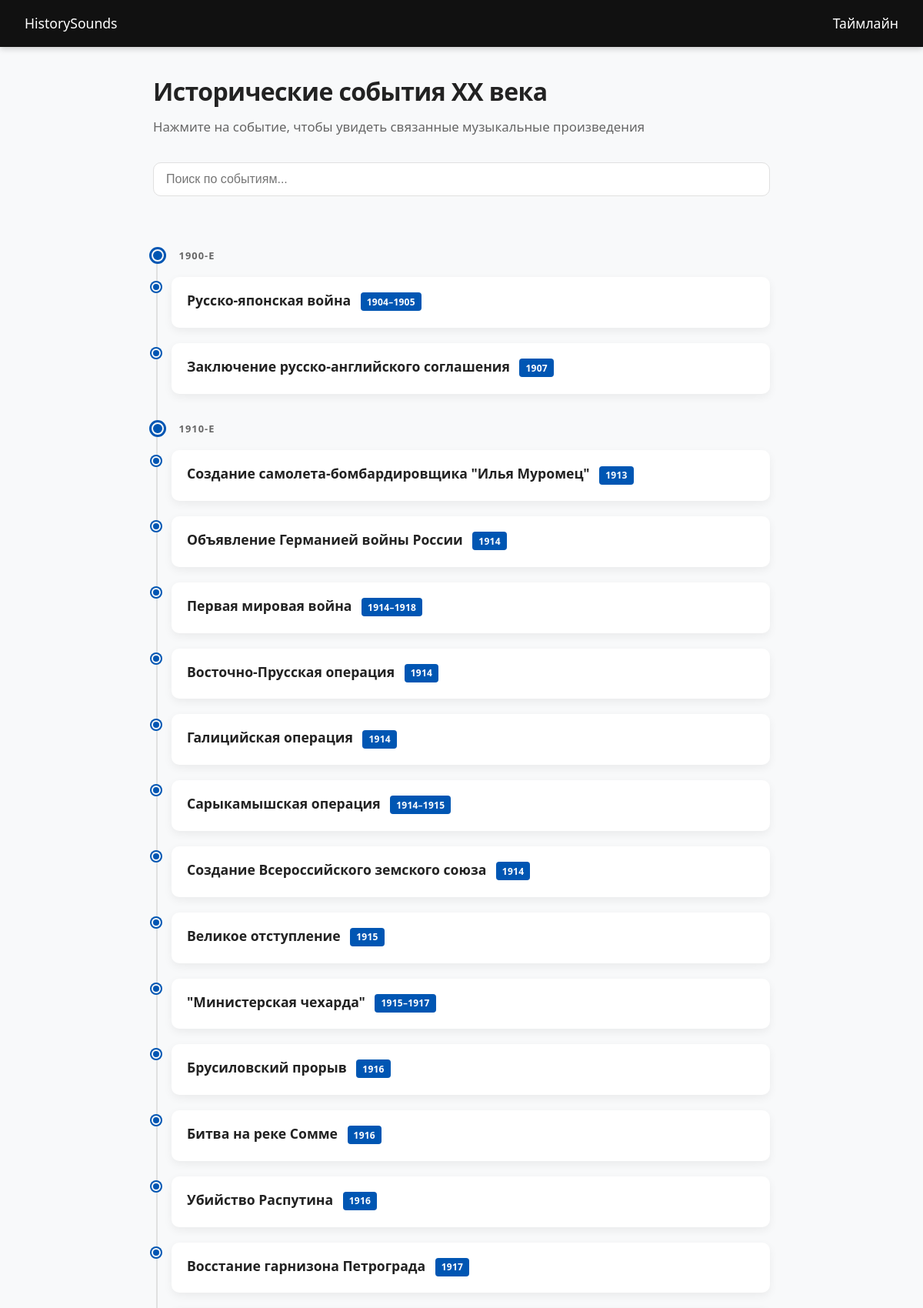
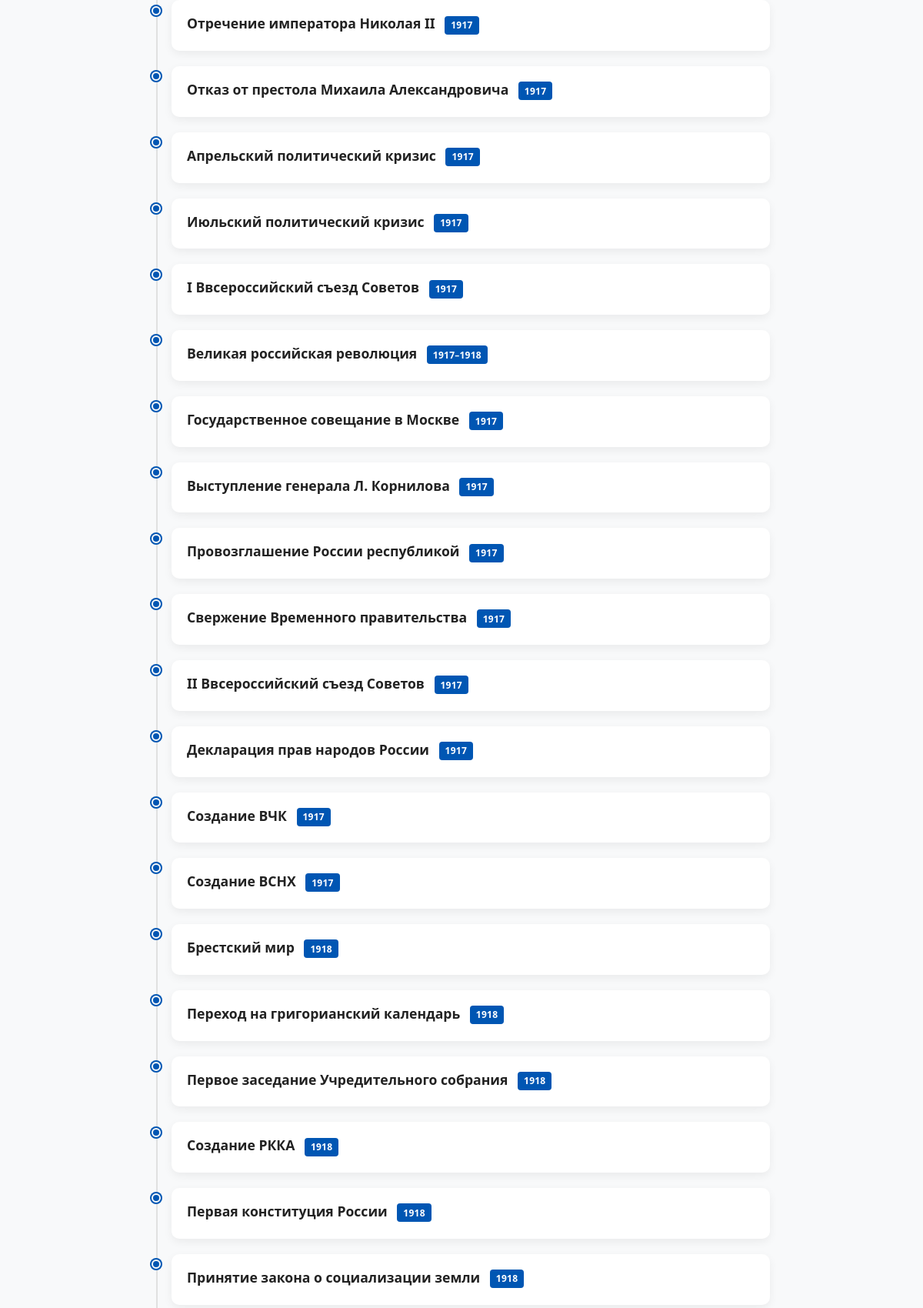
The page / (upper part) on the database its author committed (2 pictures, top to bottom).
### models/events.py (models this page shows)
class Event(Base):
    __tablename__ = "events"
    id = Column(Integer, primary_key=True, index=True, autoincrement=True)
    title = Column(String, nullable=True)
    description = Column(String, nullable=False)
    excel_id = Column(String, index=True)
    songs = relationship("Song", secondary=song_event, back_populates="events")
    year_start = Column(Integer, nullable=True)
    year_end = Column(Integer, nullable=True)

### app.py (the view)
@app.get("/", response_class=HTMLResponse)
async def timeline(request: Request, db: Session = Depends(get_db)):
    events = db.query(Event).order_by(Event.year_start.asc()).all()
    return templates.TemplateResponse(request, "timeline.html", {"events": events})

### templates/timeline.html (shortened to what this page needs)
{% extends "base.html" %}
{% block content %}
<h1>Исторические события XX века</h1>
<p class="subtitle">Нажмите на событие, чтобы увидеть связанные музыкальные произведения</p>
<input type="text" id="search" class="search-box" placeholder="Поиск по событиям...">
<ul class="timeline" id="timeline">
{% set decade_tracker = namespace(current=none) %}
{% for e in events %}
  {% set decade = (e.year_start // 10) * 10 if e.year_start else none %}
  {% if decade and decade != decade_tracker.current %}
    {% set decade_tracker.current = decade %}
    <li class="timeline-decade">
      <div class="timeline-dot"></div>
      <div class="decade-label">{{ decade }}-е</div>
    </li>
  {% endif %}
  <li class="timeline-item" data-text="{{ (e.title | lower) + ' ' + (e.songs | map(attribute='name') | join(' ') | lower) }}">
    <div class="timeline-dot"></div>
    <div class="timeline-content">
      <a href="/event/{{ e.id }}" class="timeline-link">
        <h3>
          {{ e.title or (e.description | truncate(55, False, '…')) }}
          {% if e.year_start %}
            <span class="year-badge">
              {{ e.year_start }}{% if e.year_end and e.year_end != e.year_start %}–{{ e.year_end }}{% endif %}
            </span>
          {% endif %}
        </h3>
      </a>
    </div>
  </li>
{% endfor %}
</ul>
{% endblock %}

### static/style.css (style rules this page uses)
:root { --primary: #0056b3; --primary-hover: #003d82; --bg: #f8f9fa; --card-bg: #ffffff; --text: #222; --text-muted: #666; --border: #e0e0e0; --shadow: 0 4px 12px rgba(0,0,0,0.06); --shadow-hover: 0 8px 24px rgba(0,0,0,0.12); --radius: 10px; --transition: 0.2s ease; }
* { box-sizing: border-box; margin: 0; padding: 0; }
html, body { font-family: system-ui, -apple-system, "Segoe UI", Roboto, sans-serif; line-height: 1.6; color: var(--text); background: var(--bg); min-height: 100vh; display: flex; flex-direction: column; }
h1 { margin-bottom: 0.5rem; font-size: 2rem; letter-spacing: -0.02em; }
.subtitle { color: var(--text-muted); margin-bottom: 2rem; font-size: 1.05rem; }
.search-box { width: 100%; padding: 0.75rem 1rem; border: 1px solid var(--border); border-radius: var(--radius); font-size: 1rem; margin-bottom: 2rem; transition: border-color var(--transition), box-shadow var(--transition); }
.timeline { list-style: none; position: relative; padding-left: 1.5rem; }
.timeline::before { content: ""; position: absolute; left: 0.25rem; top: 0.5rem; bottom: 0.5rem; width: 2px; background: var(--border); }
.timeline-item { position: relative; margin-bottom: 1.25rem; transition: transform var(--transition); }
.timeline-dot { position: absolute; left: -1.65rem; top: 0.45rem; width: 12px; height: 12px; background: var(--primary); border-radius: 50%; border: 2px solid var(--bg); box-shadow: 0 0 0 2px var(--primary); }
.timeline-content { background: var(--card-bg); padding: 1rem 1.25rem; border-radius: var(--radius); box-shadow: var(--shadow); transition: box-shadow var(--transition); }
.timeline-link { text-decoration: none; color: inherit; display: block; }
.timeline-link h3 { font-size: 1.1rem; margin-bottom: 0.35rem; color: var(--text); transition: color var(--transition); }
.year-badge { display: inline-block; padding: 0.15rem 0.5rem; background: var(--primary); color: white; font-size: 0.75rem; font-weight: 600; border-radius: 4px; margin-left: 0.5rem; letter-spacing: 0.02em; vertical-align: middle; }
.timeline-decade { position: relative; margin: 2rem 0 1rem; padding-left: 0; }
.timeline-decade .decade-label { font-weight: 700; font-size: 0.8rem; color: var(--text-muted); text-transform: uppercase; letter-spacing: 0.08em; background: var(--bg); padding: 0 0.6rem; display: inline-block; position: relative; z-index: 2; }
.timeline-decade .timeline-dot { width: 16px; height: 16px; top: 0.35rem; box-shadow: 0 0 0 3px var(--primary); }

### rows shown on the page
Event: decade "1900", title "Русско-японская война", year_start "1904", year_end "1905"
Event: title "Заключение русско-английского соглашения", year_start "1907"
Event: decade "1910", title "Создание самолета-бомбардировщика \"Илья Муромец\"", year_start "1913"
Event: title "Объявление Германией войны России", year_start "1914"
Event: title "Первая мировая война", year_start "1914", year_end "1918"
Event: title "Восточно-Прусская операция", year_start "1914"
Event: title "Галицийская операция", year_start "1914"
Event: title "Сарыкамышская операция", year_start "1914", year_end "1915"
Event: title "Создание Всероссийского земского союза", year_start "1914"
Event: title "Великое отступление", year_start "1915"
Event: title "\"Министерская чехарда\"", year_start "1915", year_end "1917"
Event: title "Брусиловский прорыв", year_start "1916"
Event: title "Битва на реке Сомме", year_start "1916"
Event: title "Убийство Распутина", year_start "1916"
Event: title "Восстание гарнизона Петрограда", year_start "1917"
Event: title "Отречение императора Николая II", year_start "1917"
Event: title "Отказ от престола Михаила Александровича", year_start "1917"
Event: title "Апрельский политический кризис", year_start "1917"
Event: title "Июльский политический кризис", year_start "1917"
Event: title "I Ввсероссийский съезд Советов", year_start "1917"
Event: title "Великая российская революция", year_start "1917", year_end "1918"
Event: title "Государственное совещание в Москве", year_start "1917"
Event: title "Выступление генерала Л. Корнилова", year_start "1917"
Event: title "Провозглашение России республикой", year_start "1917"
Event: title "Свержение Временного правительства", year_start "1917"
Event: title "II Ввсероссийский съезд Советов", year_start "1917"
Event: title "Декларация прав народов России", year_start "1917"
Event: title "Создание ВЧК", year_start "1917"
Event: title "Создание ВСНХ", year_start "1917"
Event: title "Брестский мир", year_start "1918"
Event: title "Переход на григорианский календарь", year_start "1918"
Event: title "Первое заседание Учредительного собрания", year_start "1918"
Event: title "Создание РККА", year_start "1918"
Event: title "Первая конституция России", year_start "1918"
Event: title "Принятие закона о социализации земли", year_start "1918"
